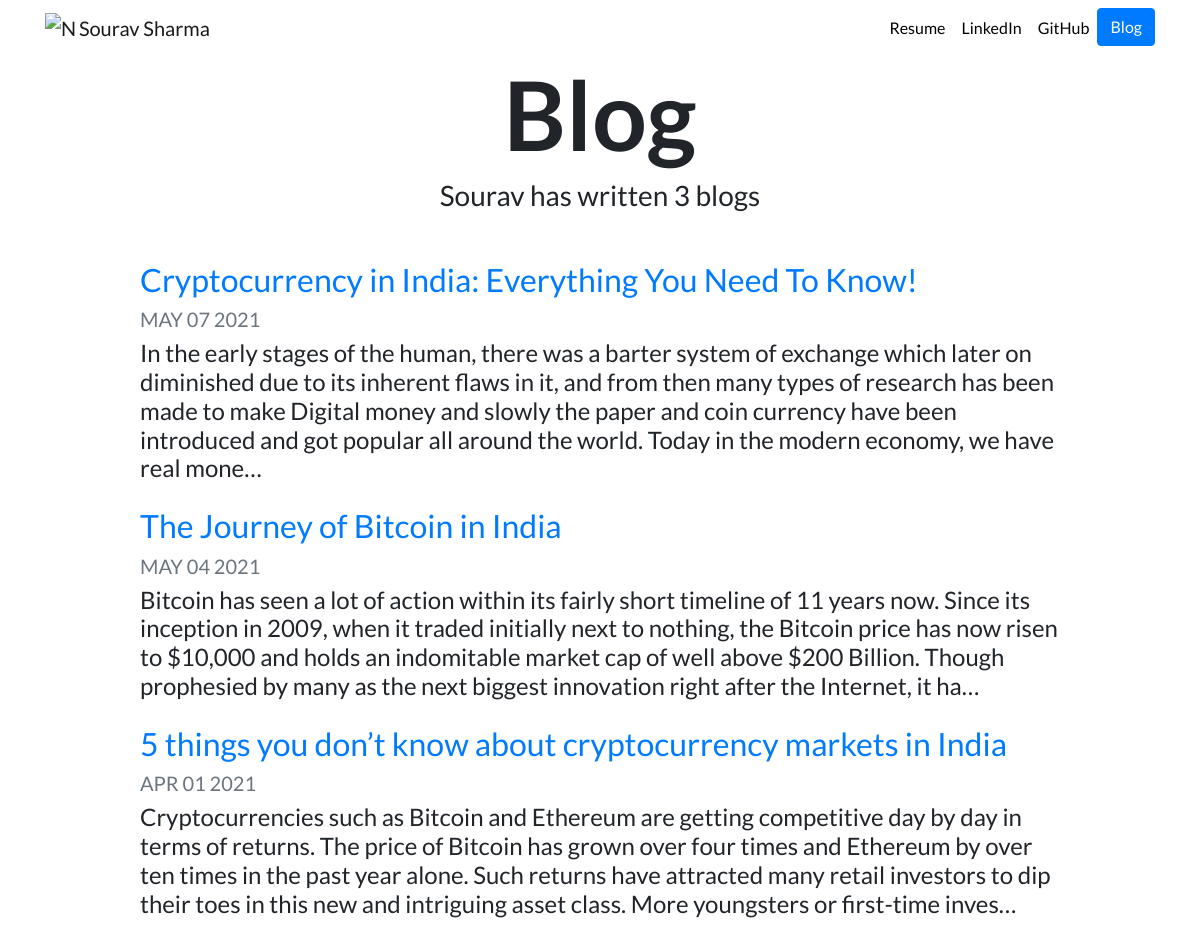
Page /blog on the committed database.
### blog/models.py (models this page shows)
class Blog(models.Model):
    title = models.CharField(max_length=100)
    description = models.CharField(max_length=25000)
    date = models.DateField()

### blog/views.py (the view)
# urls.py: path('', views.all_blogs, name='all_blogs'),
def all_blogs(request):
    blogs = Blog.objects.order_by('-date')
    return render(request, 'blog/all_blogs.html', {'blogs':blogs})

### blog/templates/blog/all_blogs.html
{% extends "portfolio/base.html" %}
{% load static %}
{% block content %}
<h1 id="blogtitle" class="font-weight-bold text-center">Blog</h1>
<h3 class="text-center mb-5">Sourav has written {{ blogs.count }} blog{{ blogs.count|pluralize }}</h3>
{% for blog in blogs %}
<div class="row justify-content-center my-3">
  <div class="col-md-10">
    <a href="{% url 'blog:detail' blog.id %}">
      <h2>{{ blog.title }}</h2>
    </a>
    <h5 class="text-muted">{{ blog.date|date:'M d Y'|upper }}</h5>
    <h4>{{ blog.description|striptags|truncatechars:350 }}</h4>
  </div>
</div>
{% endfor %}
{% endblock %}

### portfolio/static/portfolio/custom.css (style rules this page uses)
body { font-family: 'Lato', sans-serif; }
#blogtitle { font-size: 6rem; }

### rows in the picture
Blog: title "Cryptocurrency in India: Everything You Need To Know!", date "MAY 07 2021", description "In the early stages of the human, there was a barter system of exchange which later on diminished due to its inherent flaws in it, and from then many types of research has been made to make Digital money and slowly the paper and coin currency have been introduced and got popular all around the world. Today in the modern economy, we have real mone…"
Blog: title "The Journey of Bitcoin in India", date "MAY 04 2021", description "Bitcoin has seen a lot of action within its fairly short timeline of 11 years now. Since its inception in 2009, when it traded initially next to nothing, the Bitcoin price has now risen to $10,000 and holds an indomitable market cap of well above $200 Billion. Though prophesied by many as the next biggest innovation right after the Internet, it ha…"
Blog: title "5 things you don’t know about cryptocurrency markets in India", date "APR 01 2021", description "Cryptocurrencies such as Bitcoin and Ethereum are getting competitive day by day in terms of returns. The price of Bitcoin has grown over four times and Ethereum by over ten times in the past year alone. Such returns have attracted many retail investors to dip their toes in this new and intriguing asset class. More youngsters or first-time inves…"

### other values in the picture
{{ blogs.count }} "3"
